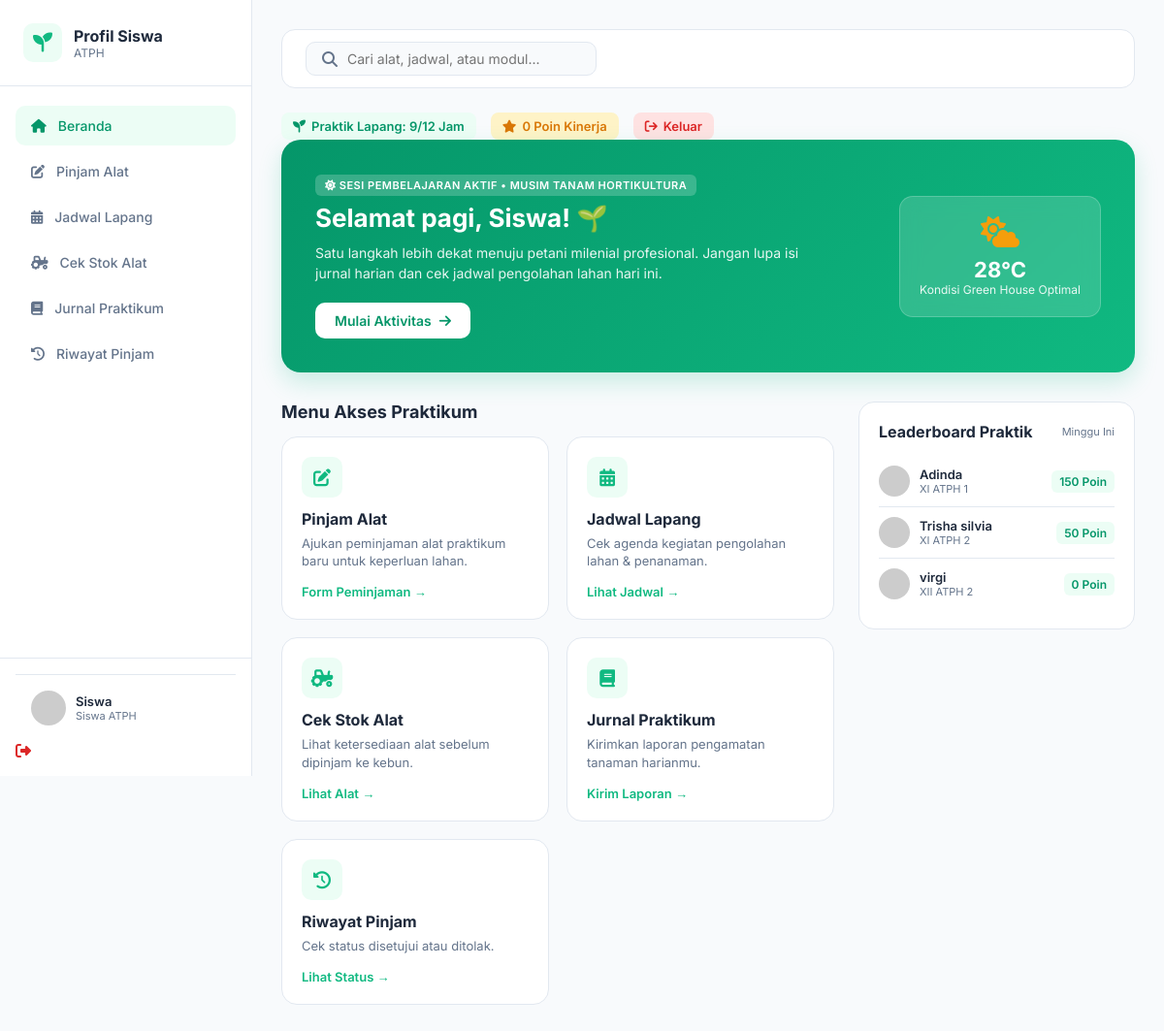
Screenshot of /crud-atph/siswa/index.php with the database file from the repository.
### tables this page shows
CREATE TABLE `users` (
  `id_user` int NOT NULL,
  `username` varchar(50) NOT NULL,
  `password` varchar(255) NOT NULL,
  `role` enum('admin','siswa') NOT NULL,
  `nama_lengkap` varchar(100) DEFAULT NULL,
  `email` varchar(100) DEFAULT NULL,
  `kelas` varchar(50) DEFAULT NULL,
  `poin` int DEFAULT '0',
  `foto` varchar(255) DEFAULT NULL
);

### crud-atph/siswa/index.php (the view, shortened to what this page needs)
<?php
include '../config/koneksi.php';
$user_id = $_SESSION['user_id'];
$query_user = mysqli_query($koneksi, "SELECT * FROM users WHERE id_user = '$user_id'");
$data_user = mysqli_fetch_assoc($query_user);
$poin = $data_user['poin'] ?? 0;
?>
<!DOCTYPE html>
<html lang="id">
<head>
    <link rel="stylesheet" href="https://cdnjs.cloudflare.com/ajax/libs/font-awesome/6.4.0/css/all.min.css">
</head>
<body>
    <aside>
        <div class="sidebar-brand">
            <div class="logo-icon"><i class="fa-solid fa-seedling"></i></div>
            <div>
                <h1>Profil Siswa</h1>
                <p>ATPH</p>
            </div>
        </div>
        <div class="sidebar-menu">
            <a href="index.php" class="nav-item active"><i class="fa-solid fa-house"></i> Beranda</a>
            <a href="../peminjaman/tambah.php" class="nav-item"><i class="fa-solid fa-pen-to-square"></i> Pinjam Alat</a>
            <a href="../jadwal/index.php" class="nav-item"><i class="fa-solid fa-calendar-days"></i> Jadwal Lapang</a>
            <a href="../alat/index.php" class="nav-item"><i class="fa-solid fa-tractor"></i> Cek Stok Alat</a>
            <a href="../siswa/jurnal.php" class="nav-item"><i class="fa-solid fa-book"></i> Jurnal Praktikum</a>
            <a href="riwayat.php" class="nav-item"><i class="fa-solid fa-clock-rotate-left"></i> Riwayat Pinjam</a>
        </div>
    <div class="sidebar-footer">
   <div class="sidebar-footer">
    <div class="user-profile-mini">
        <div class="user-info">
            <?php
                $nama_tampil = $data_user['nama_lengkap'] ?? $_SESSION['nama_lengkap'] ?? 'Siswa';
                $kelas_tampil = $data_user['kelas'] ?? 'Siswa ATPH';
                $avatar_inisial = "https://ui-avatars.com/api/?name=" . urlencode($nama_tampil) . "&background=10b981&color=fff&size=128";
            ?>
            <img src="<?php echo $avatar_inisial; ?>" alt="Avatar">
            <div>
                <div class="name"><?php echo htmlspecialchars($nama_tampil); ?></div>
                <div class="role"><?php echo htmlspecialchars($kelas_tampil); ?></div>
            </div>
        </div>
    </div>
</div>
                <a href="../logout.php" title="Keluar" style="color: #dc2626;"><i class="fa-solid fa-right-from-bracket"></i></a>
            </div>
    </aside>
    <main>
        <div class="top-bar">
    <form action="../pencarian.php" method="GET" class="search-box">
        <i class="fa-solid fa-magnifying-glass" style="color: var(--text-muted);"></i>
        <input type="text" name="keyword" placeholder="Cari alat, jadwal, atau modul..." autocomplete="off">
    </form>
</div>
            <div class="top-stats">
                <div class="badge-stat">
                    <i class="fa-solid fa-seedling"></i> Praktik Lapang: 9/12 Jam
                </div>
                <div class="badge-stat warning">
                    <i class="fa-solid fa-star"></i> <?= $poin; ?> Poin Kinerja
                </div>
                <a href="../logout.php" class="btn-keluar">
                    <i class="fa-solid fa-arrow-right-from-bracket"></i> Keluar
                </a>
            </div>
        <div class="hero-banner">
            <div>
                <span style="background: rgba(255,255,255,0.2); padding: 4px 10px; border-radius: 6px; font-size: 11px; font-weight: 600; text-transform: uppercase; letter-spacing: 0.5px;">
                    <i class="fa-solid fa-sun"></i> Sesi Pembelajaran Aktif • Musim Tanam Hortikultura
                </span>
                <h2 style="margin-top: 10px;">Selamat pagi, <?= htmlspecialchars($_SESSION['nama_lengkap'] ?? 'Siswa'); ?>! 🌱</h2>
                <p>Satu langkah lebih dekat menuju petani milenial profesional. Jangan lupa isi jurnal harian dan cek jadwal pengolahan lahan hari ini.</p>
                <a href="../peminjaman/tambah.php" class="btn-banner">
                    Mulai Aktivitas <i class="fa-solid fa-arrow-right"></i>
                </a>
            </div>
            <div class="weather-card">
                <i class="fa-solid fa-cloud-sun"></i>
                <div style="font-size: 22px; font-weight: 700; margin-top: 5px;">28°C</div>
                <div style="font-size: 12px; opacity: 0.9;">Kondisi Green House Optimal</div>
            </div>
        </div>
        <div class="content-grid">
            <div class="menu-section">
                <h3 class="section-title">Menu Akses Praktikum</h3>
                <div class="cards-container">
                    <div class="menu-card">
                        <div>
                            <div class="card-icon"><i class="fa-solid fa-pen-to-square"></i></div>
                            <h4>Pinjam Alat</h4>
                            <p>Ajukan peminjaman alat praktikum baru untuk keperluan lahan.</p>
                        </div>
                        <a href="../peminjaman/tambah.php">Form Peminjaman &rarr;</a>
                    </div>
                    <div class="menu-card">
                        <div>
                            <div class="card-icon"><i class="fa-solid fa-calendar-days"></i></div>
                            <h4>Jadwal Lapang</h4>
                            <p>Cek agenda kegiatan pengolahan lahan & penanaman.</p>
                        </div>
                        <a href="../jadwal/index.php">Lihat Jadwal &rarr;</a>
                    </div>
                    <div class="menu-card">
                        <div>
                            <div class="card-icon"><i class="fa-solid fa-tractor"></i></div>
                            <h4>Cek Stok Alat</h4>
                            <p>Lihat ketersediaan alat sebelum dipinjam ke kebun.</p>
                        </div>
                        <a href="../alat/index.php">Lihat Alat &rarr;</a>
                    </div>
                    <div class="menu-card">
                        <div>
                            <div class="card-icon"><i class="fa-solid fa-book"></i></div>
                            <h4>Jurnal Praktikum</h4>
                            <p>Kirimkan laporan pengamatan tanaman harianmu.</p>
                        </div>
                        <a href="jurnal.php">Kirim Laporan &rarr;</a>
                    </div>
                    <div class="menu-card">
                        <div>
                            <div class="card-icon"><i class="fa-solid fa-clock-rotate-left"></i></div>
                            <h4>Riwayat Pinjam</h4>
                            <p>Cek status disetujui atau ditolak.</p>
                        </div>
                        <a href="riwayat.php">Lihat Status &rarr;</a>
                    </div>
                </div>
            </div>
<div>
    <div class="side-panel">
        <h4>
            <span>Leaderboard Praktik</span>
            <span style="font-size: 11px; color: var(--text-muted); font-weight: normal;">Minggu Ini</span>
        </h4>
        <div class="leaderboard-widget">
  <?php
$query_leaderboard = mysqli_query($koneksi, "SELECT * FROM users WHERE role = 'siswa' ORDER BY poin DESC LIMIT 3");
if (mysqli_num_rows($query_leaderboard) > 0) {
    while ($row = mysqli_fetch_assoc($query_leaderboard)) {
        $nama_tampil = htmlspecialchars($row['nama_lengkap'] ?? 'Siswa');
        if (!empty($row['foto']) && file_exists("../uploads/" . $row['foto'])) {
            $avatar = "../uploads/" . $row['foto'];
        } else {
            $avatar = "https://ui-avatars.com/api/?name=" . urlencode($row['nama_lengkap']) . "&background=10b981&color=fff&size=128";
        }
?>
        <div class="leaderboard-item">
            <div class="leaderboard-user">
                <img src="<?php echo $avatar; ?>" alt="<?php echo $nama_tampil; ?>">
                <div>
                    <div class="name"><?php echo $nama_tampil; ?></div>
                    <div class="class"><?php echo htmlspecialchars($row['kelas'] ?? '-'); ?></div>
                </div>
            </div>
            <div class="score-badge"><?php echo $row['poin'] ?? 0; ?> Poin</div>
        </div>
<?php
    }
} else {
    echo "<p style='font-size: 12px; color: var(--text-muted); text-align: center; padding: 10px;'>Belum ada data.</p>";
}
?>
    </div>
</div>
    </main>
</body>
</html>

### rows the page displays
users: nama_lengkap "Adinda", kelas "XI ATPH 1", poin "150"
users: nama_lengkap "Trisha silvia", kelas "XI ATPH 2", poin "50"
users: nama_lengkap "virgi", kelas "XII ATPH 2", poin "0"

### other values shown
$nama_tampil "Siswa"
$kelas_tampil "Siswa ATPH"
$poin "0"
$_SESSION['nama_lengkap'] "Siswa"
